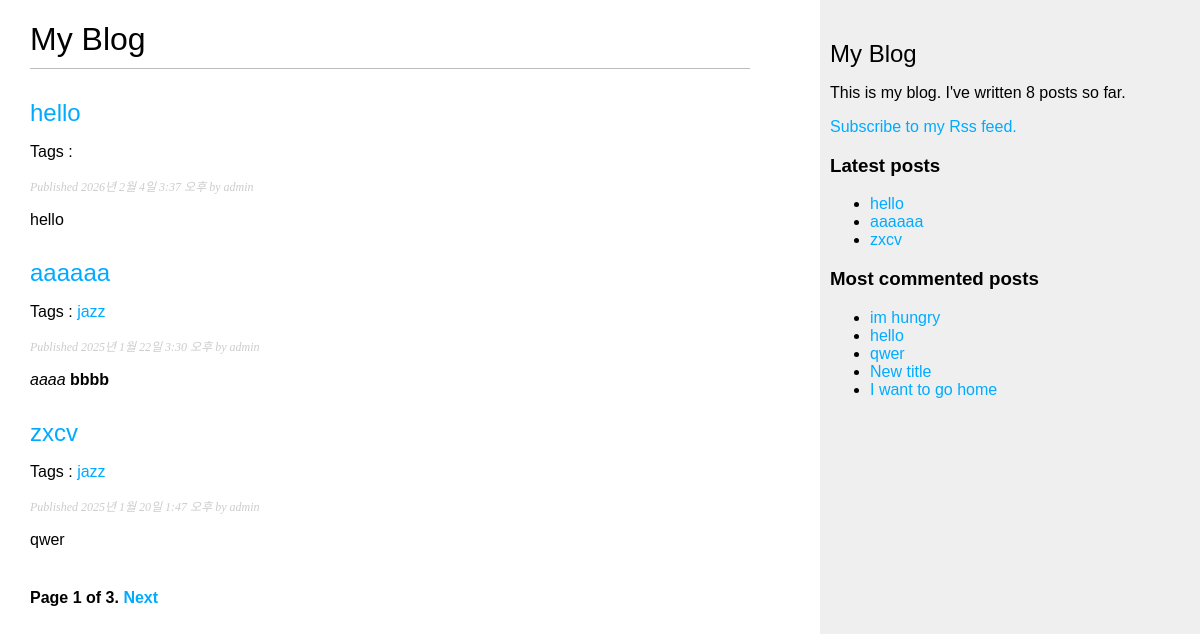
Screenshot of /blog/ with the database file from the repository.
### blog/models.py (models this page shows, shortened)
class Post(models.Model):
    class Status(models.TextChoices):
        DRAFT = 'DF', 'Draft'
        PUBLISHED = 'PB', 'Published'
    title = models.CharField(max_length=250)
    slug = models.SlugField(max_length=250, unique_for_date='publish')
    body = models.TextField()
    publish = models.DateTimeField(default=timezone.now)
    created = models.DateTimeField(auto_now_add=1)
    updated = models.DateTimeField(auto_now=1)
    status = models.CharField(max_length=2,
                              choices=Status.choices,
                              default=Status.PUBLISHED)
    author = models.ForeignKey(User,
                               on_delete=models.CASCADE,
                               related_name='blog_posts')
    objects = models.Manager()  # administrator
    published = PublishedManager()  # sub admin
    tags = TaggableManager()
    class Meta:
        ordering = ['-publish']  # publish field 를 기준으로 내림차순 정렬
        indexes = [
            models.Index(fields=['-publish']),
        ]
    def get_absolute_url(self):
        return reverse('blog:post_detail',
                       args=[self.publish.year,
                             self.publish.month,
                             self.publish.day,
                             self.slug])

### blog/views.py (the view)
# urls.py: path('', views.PostListView.as_view(), name = 'post_list'),
class PostListView(ListView):
    queryset = Post.published.all()
    context_object_name = 'posts'
    paginate_by = 3
    template_name = 'blog/post/list.html'

### blog/models.py (called while the page is built)
    def get_queryset(self):
        return super().get_queryset().filter(status=Post.Status.PUBLISHED)  # status 가 published 인 것만 반환

### blog/templatetags/blog_tags.py (called while the page is built)
@register.simple_tag
def total_posts():
    return Post.published.count()

@register.inclusion_tag('blog/post/latest_posts.html')
def show_latest_posts(count=5):
    latest_posts = Post.published.order_by('-publish')[:count]
    return {'latest_posts':latest_posts}

@register.simple_tag
def get_most_commented_posts(count=5):
    return Post.published.annotate(total_comments=Count("comments")).order_by("-total_comments")[:count] # query set return

@register.filter(name = 'markdown')
def markdown_format(text):
    return mark_safe(markdown.markdown(text))

### blog/templates/blog/post/list.html (shortened to what this page needs)
{% extends "blog/base.html" %}
{% block content %}
{% load blog_tags %}
    <h1> My Blog </h1>
    {% for post in posts %}
        <h2>
            <a href="{{post.get_absolute_url}}">
                {{post.title}}
            </a>
        </h2>
        <p class = "tags">
            Tags :
            {% for tag in post.tags.all %}
                <a href = "{% url 'blog:post_list_by_tag' tag.slug %}">
                    {{ tag.name }}
                </a>
            {% endfor %}
        </p>
        <p class = "date">
            Published {{ post.publish }} by {{ post.author }}
        </p>
        {{ post.body | truncatewords_html:30 | markdown }}
    {% endfor %}
    {% include "pagination.html" with page=page_obj %}
{% endblock %}

### blog/templates/blog/base.html (shortened to what this page needs)
{% load blog_tags %}
{% load static %}
<html lang="en">
<head>
    <link href="{% static 'css/blog.css' %}" rel="stylesheet">
</head>
<body>
    <div id="content">
        {% block content %}
        {% endblock %}
    </div>
    <div id="sidebar">
        <h2>My Blog</h2>
        <p>This is my blog.
            I've written {% total_posts %} posts so far.
        </p>
        <p>
            <a href="{% url 'blog:post_feed' %}">
                Subscribe to my Rss feed.
            </a>
        </p>
        <h3> Latest posts </h3>
        {% show_latest_posts 3 %}
        <h3> Most commented posts </h3>
        {% get_most_commented_posts as most_commented_posts %}
        <ul>
            {% for post in most_commented_posts%}
            <li>
                <a href = "{{post.get_absolute_url}}"> {{post.title}} </a>
            </li>
            {% endfor %}
        </ul>
    </div>
</body>
</html>

### blog/templates/pagination.html (shortened to what this page needs)
<div class = "pagination">
  <span class = "step-links">
    <span class = "current">
      Page {{page.number}} of {{page.paginator.num_pages}}.
    </span>
    {% if page.has_next %}
      <a href = "?page={{ page.next_page_number}}"> Next </a>
    {% endif %}
  </span>
</div>

### blog/templates/blog/post/latest_posts.html
<ul>
    {% for post in latest_posts %}
        <li>
            <a
                    href = "{{post.get_absolute_url}}"> {{post.title}}
            </a>
        </li>
    {% endfor %}
</ul>

### blog/static/css/blog.css (style rules this page uses)
body { margin:0; padding:0; font-family:helvetica, sans-serif; }
a { color:#00abff; text-decoration:none; }
h1 { font-weight:normal; border-bottom:1px solid #bbb; padding:0 0 10px 0; }
h2 { font-weight:normal; margin:30px 0 0; }
#content { float:left; width:60%; padding:0 0 0 30px; }
#sidebar { float:right; width:30%; padding:10px; background:#efefef; height:100%; }
p.date { color:#ccc; font-family: georgia, serif; font-size: 12px; font-style: italic; }
.pagination { margin:40px 0; font-weight:bold; }

### rows the page displays
Post: title "hello", publish "2026년 2월 4일 3:37 오후", author "admin", body "hello"
Post: title "aaaaaa", publish "2025년 1월 22일 3:30 오후", author "admin", body "aaaa bbbb"
Tag: name "jazz"
Post: title "zxcv", publish "2025년 1월 20일 1:47 오후", author "admin", body "qwer"
Post: title "im hungry"
Post: title "qwer"
Post: title "New title"
Post: title "I want to go home"

### other values shown
{{ page.number }} "1"
{{ page.paginator.num_pages }} "3"
